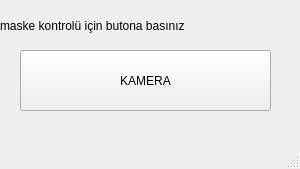
<?xml version="1.0" encoding="UTF-8"?>
<ui version="4.0">
 <class>MainWindow</class>
 <widget class="QMainWindow" name="MainWindow">
  <property name="geometry">
   <rect>
    <x>0</x>
    <y>0</y>
    <width>300</width>
    <height>169</height>
   </rect>
  </property>
  <property name="minimumSize">
   <size>
    <width>300</width>
    <height>169</height>
   </size>
  </property>
  <property name="maximumSize">
   <size>
    <width>300</width>
    <height>169</height>
   </size>
  </property>
  <property name="windowTitle">
   <string>MainWindow</string>
  </property>
  <widget class="QWidget" name="centralwidget">
   <widget class="QPushButton" name="kameraAc">
    <property name="geometry">
     <rect>
      <x>20</x>
      <y>50</y>
      <width>251</width>
      <height>61</height>
     </rect>
    </property>
    <property name="text">
     <string>KAMERA</string>
    </property>
   </widget>
   <widget class="QLabel" name="label">
    <property name="geometry">
     <rect>
      <x>0</x>
      <y>0</y>
      <width>291</width>
      <height>51</height>
     </rect>
    </property>
    <property name="text">
     <string>maske kontrolü için butona basınız</string>
    </property>
   </widget>
  </widget>
  <widget class="QMenuBar" name="menubar">
   <property name="geometry">
    <rect>
     <x>0</x>
     <y>0</y>
     <width>300</width>
     <height>26</height>
    </rect>
   </property>
  </widget>
  <widget class="QStatusBar" name="statusbar"/>
 </widget>
 <resources/>
 <connections/>
</ui>
